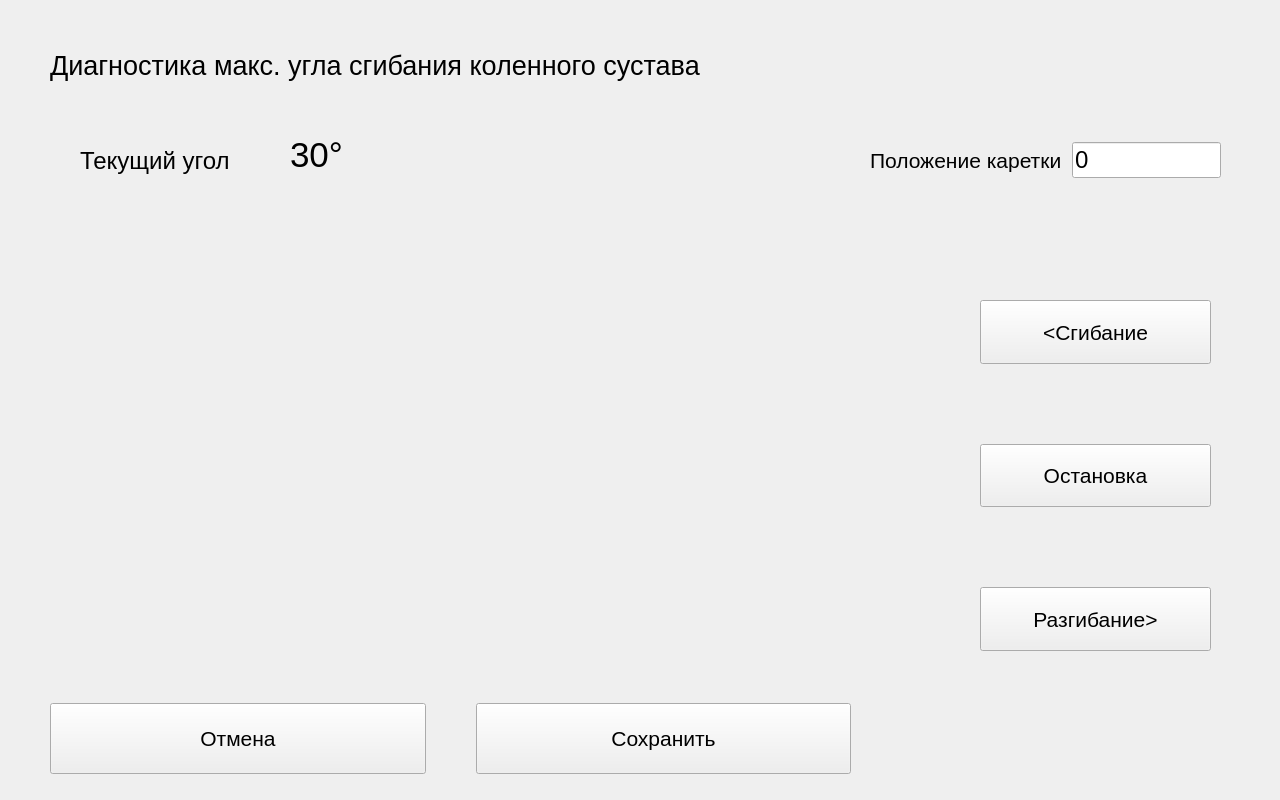
<?xml version="1.0" encoding="UTF-8"?>
<ui version="4.0">
 <class>DiagnosisAnglePage</class>
 <widget class="QWidget" name="DiagnosisAnglePage">
  <property name="geometry">
   <rect>
    <x>0</x>
    <y>0</y>
    <width>1280</width>
    <height>800</height>
   </rect>
  </property>
  <property name="windowTitle">
   <string>Form</string>
  </property>
  <widget class="QLabel" name="label_leg">
   <property name="geometry">
    <rect>
     <x>10</x>
     <y>190</y>
     <width>841</width>
     <height>491</height>
    </rect>
   </property>
   <property name="text">
    <string>&lt;html&gt;&lt;head/&gt;&lt;body&gt;&lt;p&gt;&lt;img src=&quot;:/leg_img/main_img/detail_00001.png&quot;/&gt;&lt;/p&gt;&lt;/body&gt;&lt;/html&gt;</string>
   </property>
  </widget>
  <widget class="QLabel" name="labelWidgetName">
   <property name="geometry">
    <rect>
     <x>50</x>
     <y>40</y>
     <width>651</width>
     <height>51</height>
    </rect>
   </property>
   <property name="font">
    <font>
     <pointsize>20</pointsize>
    </font>
   </property>
   <property name="text">
    <string>Диагностика макс. угла сгибания коленного сустава</string>
   </property>
  </widget>
  <widget class="QWidget" name="horizontalLayoutWidget">
   <property name="geometry">
    <rect>
     <x>0</x>
     <y>703</y>
     <width>851</width>
     <height>101</height>
    </rect>
   </property>
   <layout class="QHBoxLayout" name="horizontalLayout">
    <property name="spacing">
     <number>50</number>
    </property>
    <property name="leftMargin">
     <number>50</number>
    </property>
    <property name="bottomMargin">
     <number>30</number>
    </property>
    <item>
     <widget class="QPushButton" name="pushButton_cancel">
      <property name="sizePolicy">
       <sizepolicy hsizetype="Expanding" vsizetype="Expanding">
        <horstretch>0</horstretch>
        <verstretch>0</verstretch>
       </sizepolicy>
      </property>
      <property name="font">
       <font>
        <pointsize>16</pointsize>
       </font>
      </property>
      <property name="text">
       <string>Отмена</string>
      </property>
     </widget>
    </item>
    <item>
     <widget class="QPushButton" name="pushButton_forward">
      <property name="sizePolicy">
       <sizepolicy hsizetype="Expanding" vsizetype="Expanding">
        <horstretch>0</horstretch>
        <verstretch>0</verstretch>
       </sizepolicy>
      </property>
      <property name="font">
       <font>
        <pointsize>16</pointsize>
       </font>
      </property>
      <property name="text">
       <string>Сохранить</string>
      </property>
     </widget>
    </item>
   </layout>
  </widget>
  <widget class="QWidget" name="verticalLayoutWidget">
   <property name="geometry">
    <rect>
     <x>980</x>
     <y>300</y>
     <width>231</width>
     <height>351</height>
    </rect>
   </property>
   <layout class="QVBoxLayout" name="verticalLayout">
    <property name="spacing">
     <number>80</number>
    </property>
    <item>
     <widget class="QPushButton" name="pushButton_flexion">
      <property name="sizePolicy">
       <sizepolicy hsizetype="Expanding" vsizetype="Expanding">
        <horstretch>0</horstretch>
        <verstretch>0</verstretch>
       </sizepolicy>
      </property>
      <property name="font">
       <font>
        <pointsize>16</pointsize>
       </font>
      </property>
      <property name="text">
       <string>&lt;Сгибание</string>
      </property>
     </widget>
    </item>
    <item>
     <widget class="QPushButton" name="pushButton_stop">
      <property name="sizePolicy">
       <sizepolicy hsizetype="Expanding" vsizetype="Expanding">
        <horstretch>0</horstretch>
        <verstretch>0</verstretch>
       </sizepolicy>
      </property>
      <property name="font">
       <font>
        <pointsize>16</pointsize>
       </font>
      </property>
      <property name="text">
       <string>Остановка</string>
      </property>
     </widget>
    </item>
    <item>
     <widget class="QPushButton" name="pushButton_extension">
      <property name="sizePolicy">
       <sizepolicy hsizetype="Expanding" vsizetype="Expanding">
        <horstretch>0</horstretch>
        <verstretch>0</verstretch>
       </sizepolicy>
      </property>
      <property name="font">
       <font>
        <pointsize>16</pointsize>
       </font>
      </property>
      <property name="text">
       <string>Разгибание&gt;</string>
      </property>
     </widget>
    </item>
   </layout>
  </widget>
  <widget class="QLabel" name="labelAngle">
   <property name="geometry">
    <rect>
     <x>80</x>
     <y>140</y>
     <width>201</width>
     <height>41</height>
    </rect>
   </property>
   <property name="font">
    <font>
     <pointsize>18</pointsize>
    </font>
   </property>
   <property name="text">
    <string>Текущий угол</string>
   </property>
  </widget>
  <widget class="QLabel" name="label_angle">
   <property name="geometry">
    <rect>
     <x>290</x>
     <y>130</y>
     <width>71</width>
     <height>51</height>
    </rect>
   </property>
   <property name="font">
    <font>
     <pointsize>26</pointsize>
    </font>
   </property>
   <property name="text">
    <string>&lt;html&gt;&lt;head/&gt;&lt;body&gt;&lt;p&gt;30°&lt;/p&gt;&lt;/body&gt;&lt;/html&gt;</string>
   </property>
  </widget>
  <widget class="QWidget" name="horizontalLayoutWidget_2">
   <property name="geometry">
    <rect>
     <x>870</x>
     <y>120</y>
     <width>351</width>
     <height>80</height>
    </rect>
   </property>
   <layout class="QHBoxLayout" name="horizontalLayout_2">
    <property name="spacing">
     <number>10</number>
    </property>
    <item>
     <widget class="QLabel" name="label_carriage_position">
      <property name="font">
       <font>
        <pointsize>16</pointsize>
       </font>
      </property>
      <property name="text">
       <string>Положение каретки</string>
      </property>
     </widget>
    </item>
    <item>
     <widget class="QLineEdit" name="lineEdit_carriage_position">
      <property name="font">
       <font>
        <pointsize>18</pointsize>
       </font>
      </property>
      <property name="text">
       <string>0</string>
      </property>
     </widget>
    </item>
   </layout>
  </widget>
 </widget>
 <resources/>
 <connections/>
</ui>
